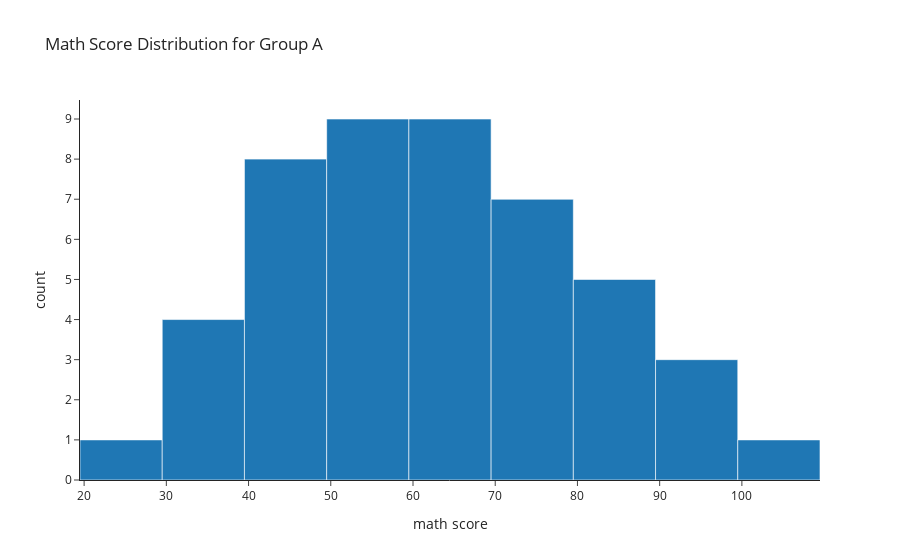

Source (notebook cell):
### Markdown cell above
## Using visulization to make sure all Race/Ethincity groups have a normal distribution.

### Code cell
# Race and Math scores
# Filter data for group A
group_a_data = race_math.reset_index()  # Reset index to access columns
group_a_data = group_a_data[
    group_a_data["race/ethnicity"] == "group A"
]  # Filter for group A

# Create histogram for group A's math scores
fig = px.histogram(
    group_a_data,
    x="math score",  # Use 'math score' for x-axis (histogram bins)
    title="Math Score Distribution for Group A",
)

fig.show()

### Figure 1 — Plotly figure (JSON) as saved in the notebook; plotly's stock layout.template omitted (floating-point values rounded to 4 significant figures)
{"data": [{"alignmentgroup": "True", "bingroup": "x", "hovertemplate": "math score=%{x}<br>count=%{y}<extra></extra>", "legendgroup": "", "marker": {"color": "#1F77B4", "pattern": {"shape": ""}}, "name": "", "offsetgroup": "", "orientation": "v", "showlegend": false, "type": "histogram", "x": [28, 34, 37, 38, 39, 40, 41, 44, 45, 46, 47, 48, 49, 50, 51, 53, 54, 55, 56, 57, 58, 59, 61, 62, 63, 64, 65, 66, 67, 68, 69, 71, 72, 73, 75, 77, 78, 79, 80, 81, 82, 85, 87, 91, 92, 97, 100], "xaxis": "x", "yaxis": "y"}], "layout": {"barmode": "relative", "legend": {"tracegroupgap": 0}, "title": {"text": "Math Score Distribution for Group A"}, "xaxis": {"anchor": "y", "domain": [0, 1], "title": {"text": "math score"}}, "yaxis": {"anchor": "x", "domain": [0, 1], "title": {"text": "count"}}}}
